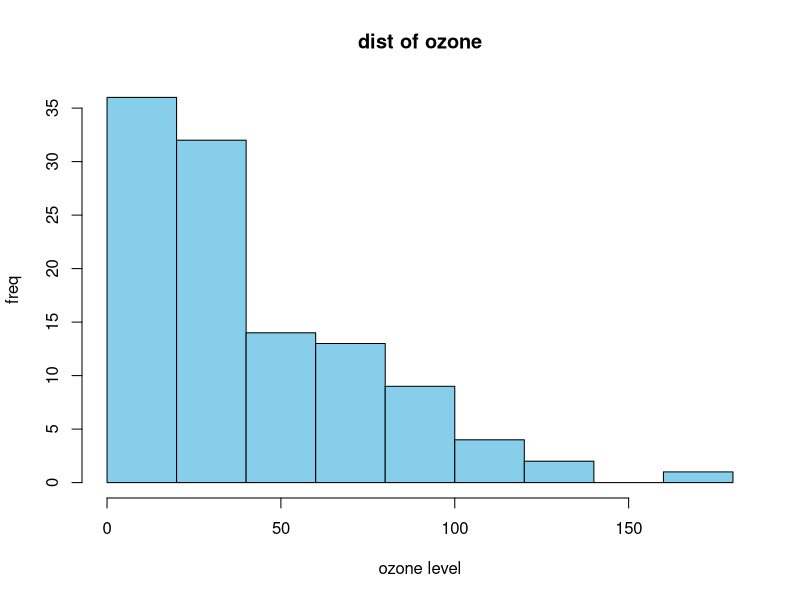
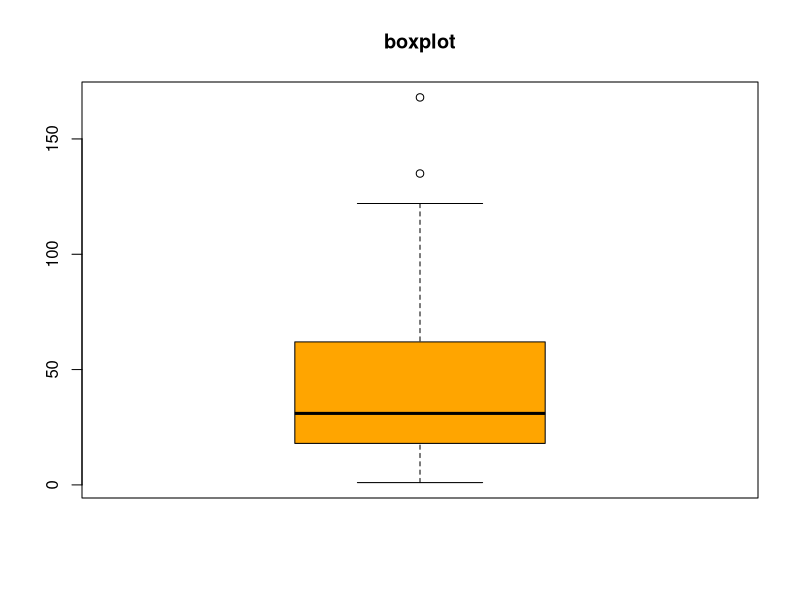
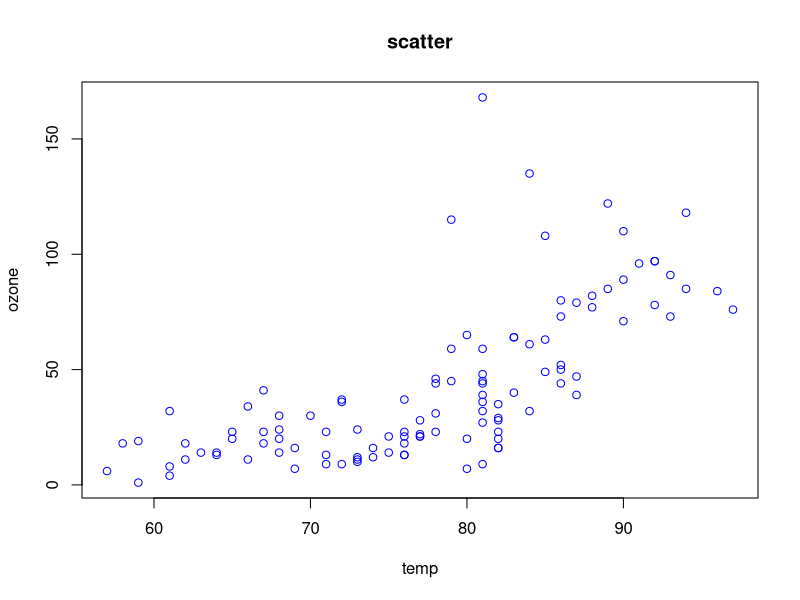
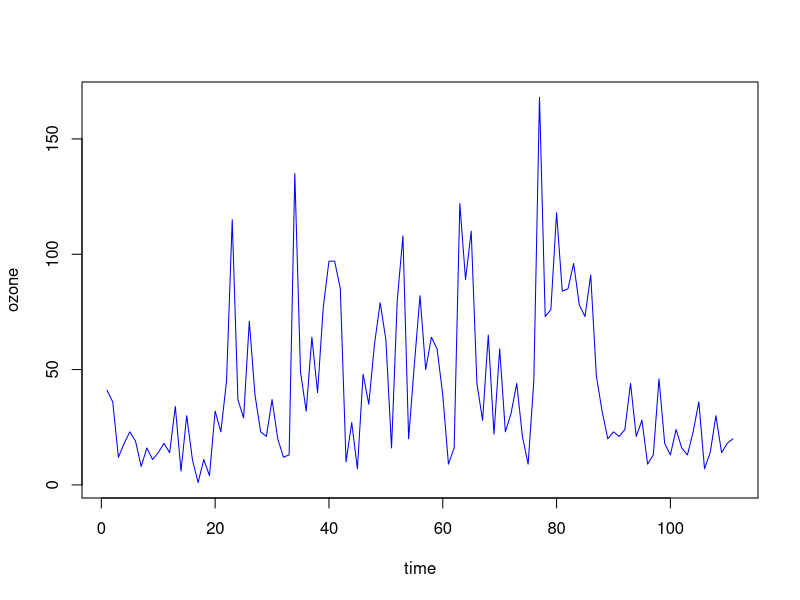
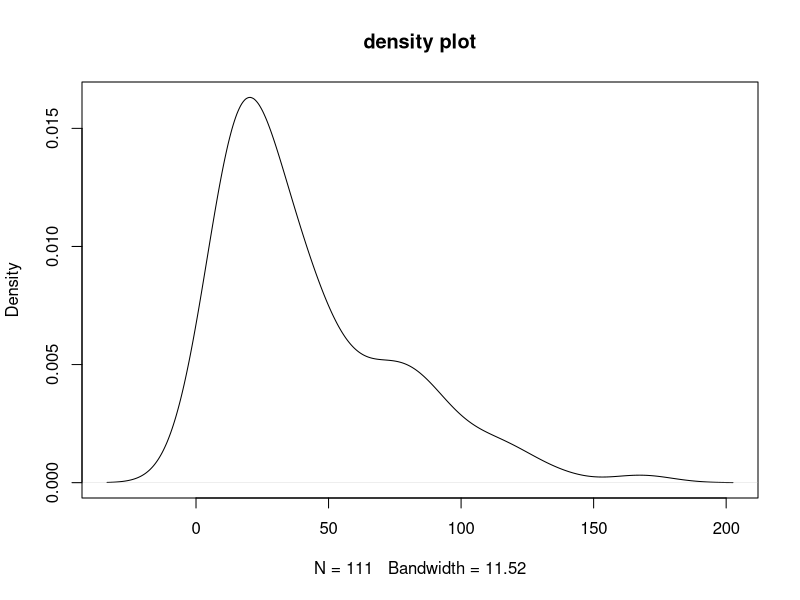
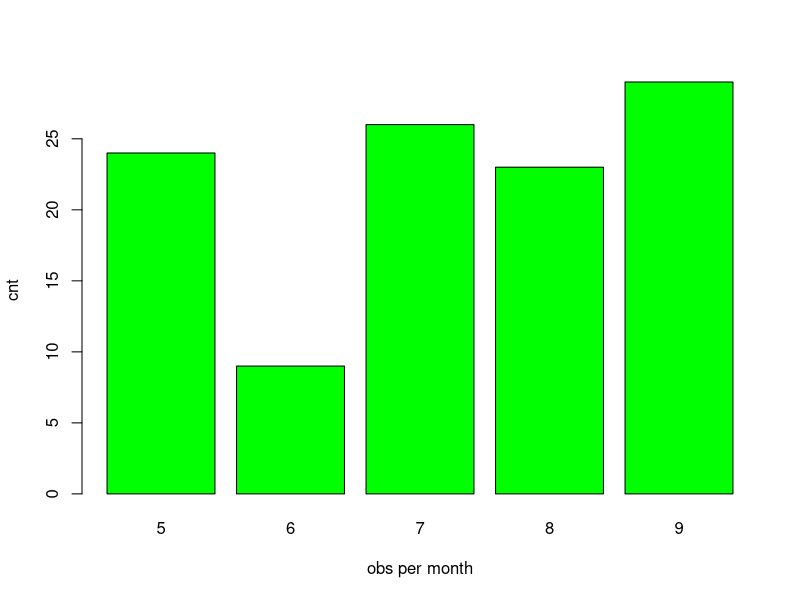

Source code (R) for these figures, in order:
#using airquality dataset

data(airquality)
df<-airquality
colnames(df)
str(df)
summary(df)
head(df)
colSums(is.na(df))

#cleaning
clean_data<-na.omit(df)
summary(clean_data)
colSums(is.na(clean_data))

x<-clean_data$Ozone
min(x)
max(x)
mean(x)
median(x)
var(x)
sd(x)

summary(clean_data)
quantile(x, probs = c(0.25,0.5,0.75))  #q1, median, q3
IQR(x)  #q3-q1

#visualizations
hist(x, main="dist of ozone", xlab="ozone level", ylab="freq", col="skyblue")

boxplot(x, main="boxplot", col="orange")

plot(clean_data$Temp, clean_data$Ozone, main="scatter", xlab="temp", ylab="ozone", col="blue")

#hypothesis testing and all

#one sample t test
#h0: mean=40, h1: mean!=40
t.test(x,mu=40)  #test if sample mean is significantly different from 40
#output
#test statistic, p val, confidence interval, sample mean
#if p<0.05 reject h0, else fail to reject

#two sample t test -> needs 2 groups
#check mean of ozone for 2 temp groups high & low
#h0: mean(hgih)=mean(low), h1: mean(high)!=mean(low)
clean_data$Group<-ifelse(clean_data$Temp>=80, "high", "low")
t.test(Ozone~Group, data=clean_data)
#output
#p val shows diff
#confidence interval for diff
#group means

#anova - for 3+ groups -> checks if multiple group means are equal
#h0: all group same mean, h1: 1 mean differs atleast
clean_data$TempGroup<-cut(clean_data$Temp, breaks=c(-Inf,75,85,Inf), labels=c("low","mid","high"))
model<-aov(Ozone~TempGroup, data=clean_data)
summary(model)
#anova checks if atleast one group mean is diff
#output
#f value
#p val <0.05 then reject h0 else fail to reject

#ab testing -> same as t test in this case
#a/b is for old vs new group
t.test(Ozone~Group, data=clean_data)
#output
#test statistic, p val, confidence interval, sample mean
#if p<0.05 reject h0, else fail to reject

#visualizations

cor(clean_data$Temp, clean_data$Ozone)  #corr between temp and ozone
plot(x, type="l", col="blue", xlab="time", ylab="ozone")  #trend of ozone
plot(density(x), main="density plot")  #dist curve like histogram, shows skewness/normal etc
barplot(table(clean_data$Month), col="green", xlab="obs per month", ylab="cnt")  #obs for each month
